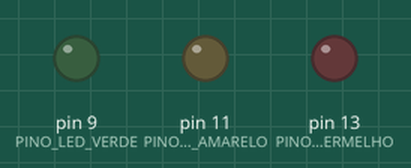
This sketch was run on a simulated Arduino Uno, built with avr-gcc and run on an emulated ATmega328P. On the bench: output pins drawn as LEDs (lit = HIGH). What the sketch prints to the serial monitor is not drawn.

Above: at 0.1 s.
At 4.1 s:
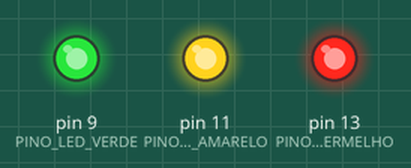
At 10.1 s:
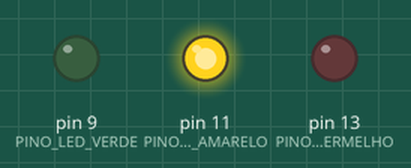
At 31.1 s:
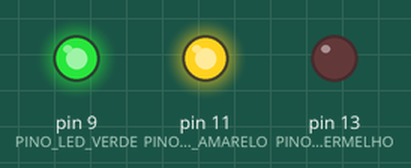
Timing chart, 0 to 32.6 s (numbered marks = the images above):
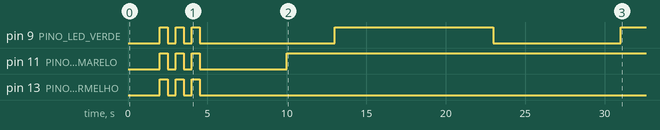

Measured:
- by itself, pin 9 (PINO_LED_VERDE): LOW → HIGH at 2.0 s, → LOW 0.50 s later, → HIGH 0.50 s later, → LOW 0.50 s later, … (9 changes in this stretch)
- by itself, pin 11 (PINO_LED_AMARELO): repeats every 1.0 s: LOW 0.50 s, HIGH 0.50 s
- by itself, pin 13 (PINO_LED_VERMELHO): alternates HIGH for 0.50 s and LOW for 0.50 s, 6 changes in all, then stays LOW

The sketch:

Code.ino
```cpp
/******************************************************************
*   Programador..............: (c)Tiago Machado
*   Data.....................: 13/12/2024
*   Observações..............: Semáforo
*
******************************************************************/

//Constantes
const int BAUD_RATE = 9600;

const int PINO_LED_VERMELHO = 13;
const int PINO_LED_AMARELO = 11;
const int PINO_LED_VERDE = 9;

const int ESTADO_INICIALIZACAO_SEMAFORO = 0;
const int ESTADO_TESTE_SEMAFORO = 1;
const int ESTADO_ACENDER_VERMELHO = 2;
const int ESTADO_ACENDER_AMARELO = 3;
const int ESTADO_ACENDER_VERDE = 4;

//Variáveis
byte estadoAtual;
byte contador;

void setup(void)	{
  Serial.begin(BAUD_RATE);

  estadoAtual = ESTADO_INICIALIZACAO_SEMAFORO;

  Serial.println("Incialização dos pinos.......");

  pinMode(PINO_LED_VERMELHO, OUTPUT);
  pinMode(PINO_LED_AMARELO, OUTPUT);
  pinMode(PINO_LED_VERDE, OUTPUT);

	contador = 1;
}

void loop(void) {
  switch(estadoAtual)	{
    case ESTADO_INICIALIZACAO_SEMAFORO: {
      	digitalWrite(PINO_LED_VERMELHO, LOW);
      	digitalWrite(PINO_LED_AMARELO, LOW);
      	digitalWrite(PINO_LED_VERDE, LOW);

		delay(2000);

    	estadoAtual = ESTADO_TESTE_SEMAFORO;
    	break;
 	}
  	case ESTADO_TESTE_SEMAFORO: {
      if(contador++ <= 3) {
      	digitalWrite(PINO_LED_VERMELHO, HIGH);
      	digitalWrite(PINO_LED_AMARELO, HIGH);
      	digitalWrite(PINO_LED_VERDE, HIGH);

      delay(500);

      digitalWrite(PINO_LED_VERMELHO, LOW);
      digitalWrite(PINO_LED_AMARELO, LOW);
      digitalWrite(PINO_LED_VERDE, LOW);

      delay(500);

      }
      else	{
        estadoAtual = ESTADO_ACENDER_VERMELHO;
      }
  	  break;
	}
	case ESTADO_ACENDER_VERMELHO: {
      digitalWrite(PINO_LED_VERMELHO, LOW);
      delay(5000);
      estadoAtual = ESTADO_ACENDER_AMARELO;
      break;
    }
    case ESTADO_ACENDER_AMARELO: {
      digitalWrite(PINO_LED_VERMELHO, LOW);
      digitalWrite(PINO_LED_AMARELO, HIGH);
      delay(3000);
      estadoAtual = ESTADO_ACENDER_VERDE;
      break;
    }
    case ESTADO_ACENDER_VERDE: {
      digitalWrite(PINO_LED_VERMELHO, LOW);
      digitalWrite(PINO_LED_AMARELO, HIGH);
      digitalWrite(PINO_LED_VERDE, HIGH);
      delay(10000);
      digitalWrite(PINO_LED_VERDE, LOW);
      estadoAtual = ESTADO_ACENDER_VERMELHO;
      break;
    }
  }
}		
```
